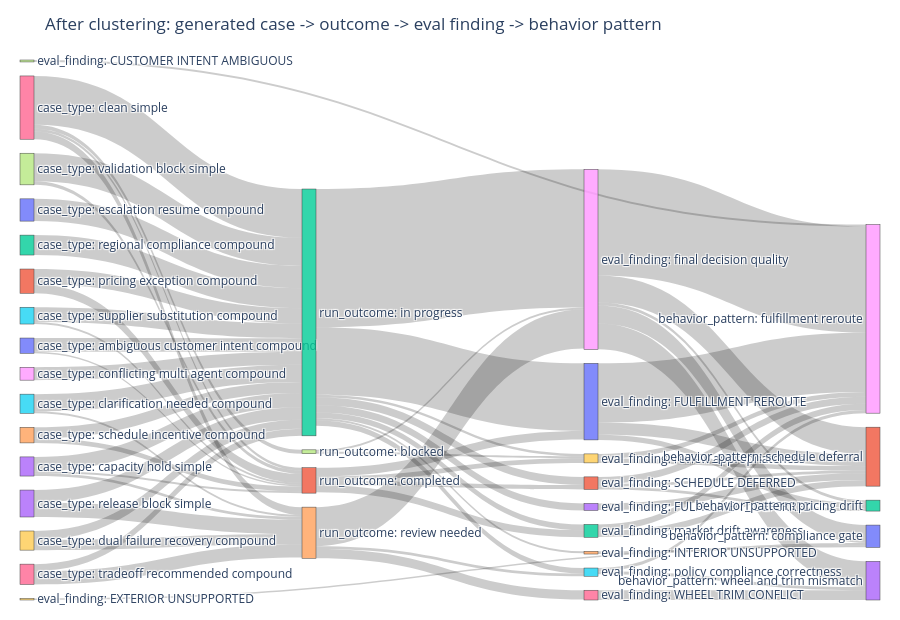

The cell this chart's notebook holds for it:
### Markdown cell above
The table above should be read as an investigation queue. It highlights behavior patterns that are unusually concentrated in a given `case_type`, while requiring at least a small number of supporting traces. For example, if a routing pattern is much more common inside supplier-substitution cases than it is overall, that suggests the team should inspect supplier tools, procurement handoffs, and fulfillment policy before treating the pattern as a generic system issue.

### Code cell
plot_label_sankey(
    work_df[["case_type", "run_outcome", "eval_finding", "behavior_pattern"]].copy(),
    ["case_type", "run_outcome", "eval_finding", "behavior_pattern"],
    "After clustering: generated case -> outcome -> eval finding -> behavior pattern",
    min_count=4,
).show()

public_label_view_df = (
    work_df[["run_id", "case_type", "run_outcome", "eval_finding", "behavior_pattern", "impact_score"]]
    .sort_values("impact_score", ascending=False)
    .head(12)
)
display(public_label_view_df)

### Figure 1 — Plotly figure (JSON) as saved in the notebook; plotly's stock layout.template omitted (floating-point values rounded to 4 significant figures)
{"data": [{"arrangement": "snap", "link": {"source": [0, 0, 3, 3, 3, 5, 5, 6, 6, 6, 6, 8, 9, 9, 10, 11, 11, 12, 13, 13, 14, 14, 15, 15, 16, 16, 17, 17, 7, 7, 1, 1, 1, 1, 2, 2, 2, 2, 2, 2, 2, 2, 4, 4, 4, 27, 29, 23, 20, 20, 20, 24, 21, 21, 21, 26, 18, 18, 18, 18, 18, 22, 22, 25, 25, 19, 19], "target": [1, 2, 1, 2, 4, 2, 4, 7, 1, 2, 4, 2, 2, 4, 2, 1, 2, 2, 2, 4, 1, 2, 1, 2, 2, 4, 1, 2, 18, 19, 20, 21, 22, 19, 23, 20, 24, 21, 18, 22, 25, 19, 26, 18, 25, 28, 30, 31, 28, 32, 31, 30, 28, 32, 31, 33, 30, 28, 32, 31, 33, 28, 31, 28, 33, 28, 31], "value": [4, 35, 5, 37, 7, 44, 5, 10, 7, 125, 20, 33, 23, 26, 57, 23, 39, 51, 32, 37, 12, 28, 5, 38, 18, 34, 9, 72, 5, 5, 22, 11, 18, 12, 18, 173, 5, 21, 354, 15, 14, 6, 24, 100, 7, 5, 4, 17, 152, 13, 31, 7, 18, 7, 7, 25, 46, 272, 8, 69, 66, 16, 16, 8, 8, 12, 11]}, "node": {"label": ["case_type: ambiguous customer intent compound", "run_outcome: completed", "run_outcome: in progress", "case_type: capacity hold simple", "run_outcome: review needed", "case_type: clarification needed compound", "case_type: clean simple", "run_outcome: blocked", "case_type: conflicting multi agent compound", "case_type: dual failure recovery compound", "case_type: escalation resume compound", "case_type: pricing exception compound", "case_type: regional compliance compound", "case_type: release block simple", "case_type: schedule incentive compound", "case_type: supplier substitution compound", "case_type: tradeoff recommended compound", "case_type: validation block simple", "eval_finding: final decision quality", "eval_finding: review appropriateness", "eval_finding: FULFILLMENT REROUTE", "eval_finding: SCHEDULE DEFERRED", "eval_finding: market drift awareness", "eval_finding: FULFILLMENT DEFERRED", "eval_finding: INTERIOR UNSUPPORTED", "eval_finding: policy compliance correctness", "eval_finding: WHEEL TRIM CONFLICT", "eval_finding: CUSTOMER INTENT AMBIGUOUS", "behavior_pattern: fulfillment reroute", "eval_finding: EXTERIOR UNSUPPORTED", "behavior_pattern: compliance gate", "behavior_pattern: schedule deferral", "behavior_pattern: pricing drift", "behavior_pattern: wheel and trim mismatch"], "pad": 14, "thickness": 14}, "type": "sankey"}], "layout": {"height": 620, "margin": {"b": 20, "l": 20, "r": 20, "t": 60}, "title": {"text": "After clustering: generated case -> outcome -> eval finding -> behavior pattern"}}}
